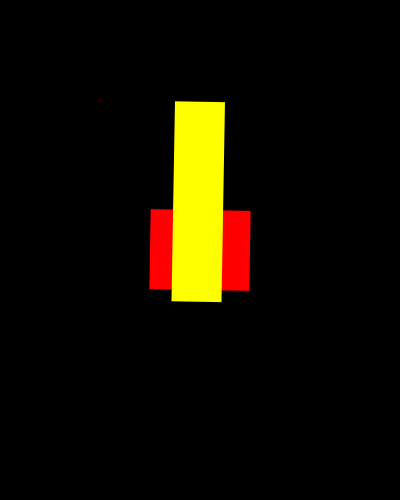
Frame 1 (no input)
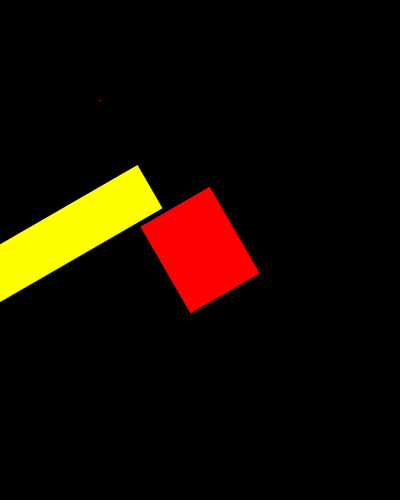
Frame 60 (the mouse pressed at the canvas centre just before this capture)
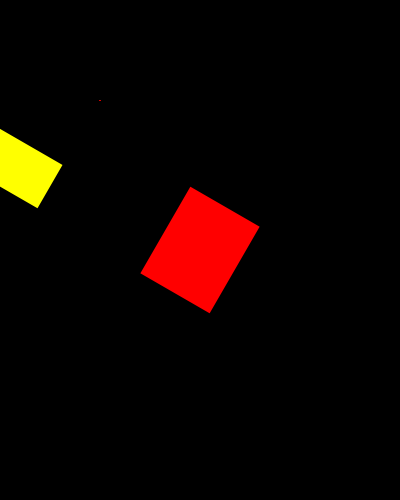
Frame 120 (the mouse held since frame 60 and released just before this capture)

The Processing sketch that drew these frames (run headless with seeded random() and noise(); from frame 60 on, the mouse is pressed at the canvas centre):

// Processing sketch: function3
// ── function3.pde
void setup() {
  size(400,500);
  background(0);
}

void draw() {
  background(0);
  
  rectMode(CENTER);
  
  pushMatrix();
  translate(width/2, height/2);
  rotate( radians(frameCount) ); // radians e.g. PI
  noStroke();
  fill(255,0,0); // red
  rect(0, 0, 100, 80);
  popMatrix(); // translate back to the previous origin
  
  pushMatrix();
  translate(100, 100);
  rotate( radians(frameCount) ); // radians e.g. PI
  fill(255,255,0);
  rect(100,100, 50, 200);
  stroke(255,0,0);
  point(0, 0);
  popMatrix();
  
  // origin position
  //rectMode(CORNER);
  //noFill();
  //stroke(0, 255, 0);
  //strokeWeight(1);
  //rect(0, 0, width, height);
  //strokeWeight(3);
  //point(0, 0);
  
  
}
